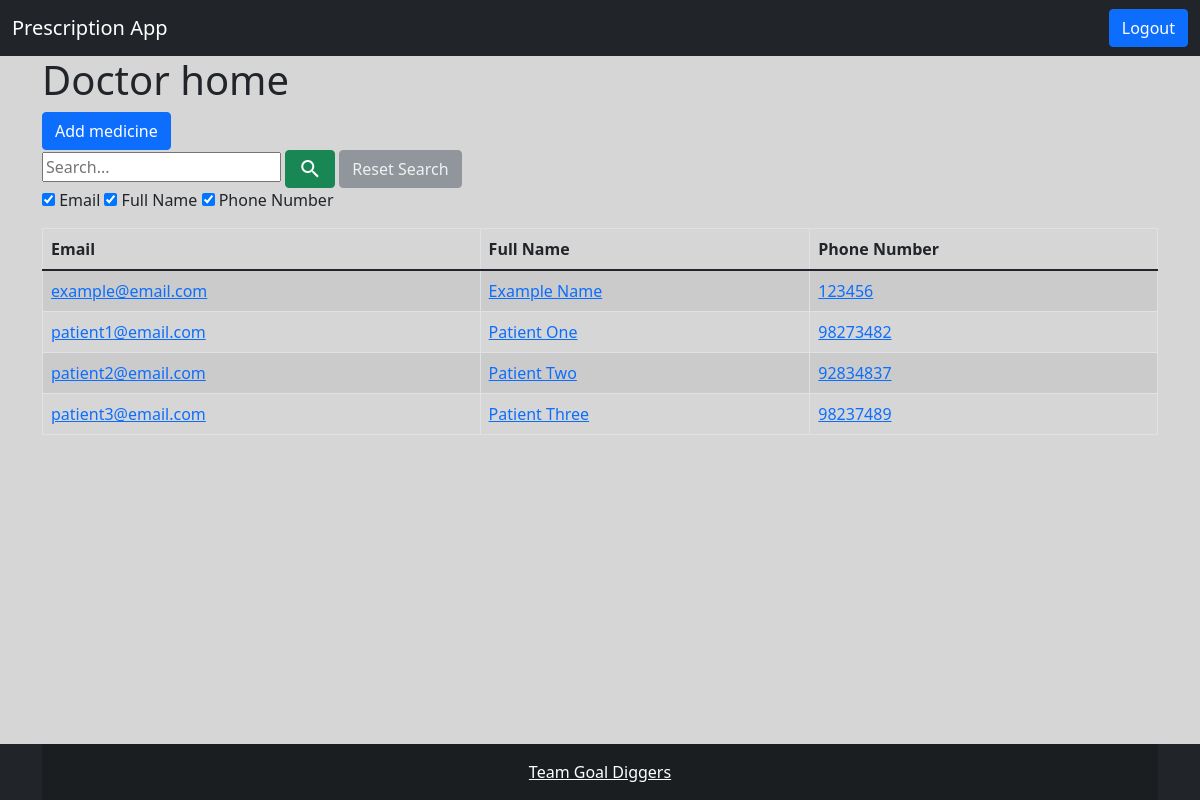
The app's page /home/doctor/ (signed in), older data.
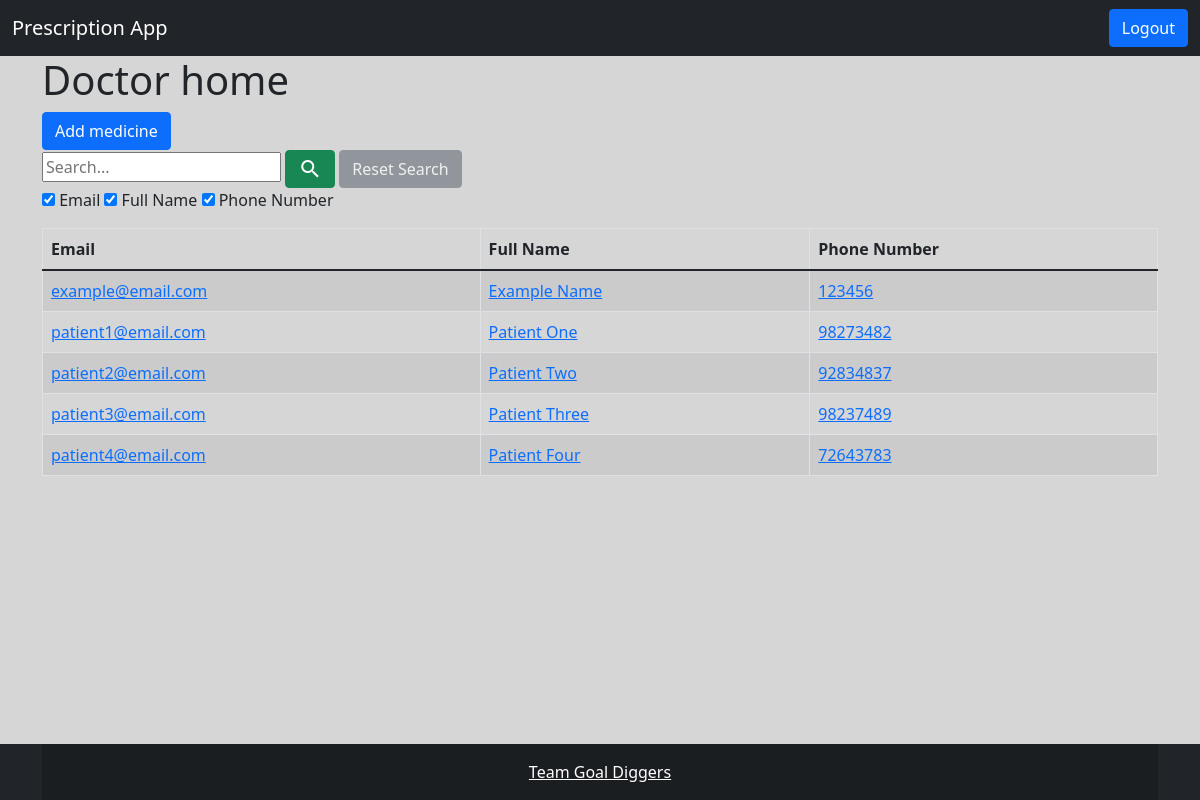
The same page, newer data.
### Accounts/models.py (models this page shows, shortened)
class CustomUser(AbstractBaseUser, PermissionsMixin):
    email = models.EmailField("email address", unique=True)
    is_staff = models.BooleanField(default=False)
    is_active = models.BooleanField(default=True)
    user_type = models.CharField(max_length=20, choices=USER_TYPES, default='patient')
    full_name = models.CharField(max_length=200)
    phone_number = models.CharField(max_length=10, unique=True)
    address = models.CharField(max_length=200)
    USERNAME_FIELD = "email"
    REQUIRED_FIELDS = []
    objects = CustomUserManager()
    class Meta:
        verbose_name = 'User'
        verbose_name_plural = 'Users'

### PrescriptionApp/views.py (the view)
# urls.py: path('home/doctor/', views.DoctorHome.as_view(), name='doctor_home'),
class DoctorHome(LoginRequiredMixin, TemplateView):
	login_url = '/login/'
	model = CustomUser
	template_name = 'doctor/doctor_home.html'
	def dispatch(self, request, *args, **kwargs):
		if request.user.is_authenticated:
			if request.user.user_type == 'doctor':
				print('user is doctor')
				return self.get(request, *args, **kwargs)
			else:
				return redirect('home')
		else:
			return redirect('Accounts:login')
	def get_context_data(self, **kwargs):
		context = super(DoctorHome, self).get_context_data(**kwargs)
		context['items'] = []
		all_results = CustomUser.objects.none()
		if self.request.GET.get('search_query'):
			search_query = self.request.GET.get('search_query')
			email_checkbox = self.request.GET.get('email_checkbox')
			full_name_checkbox = self.request.GET.get('full_name_checkbox')
			phone_number_checkbox = self.request.GET.get('phone_number_checkbox')
			if email_checkbox:
				all_results = all_results | CustomUser.objects.filter(email__icontains=search_query)
			if full_name_checkbox:
				all_results = all_results | CustomUser.objects.filter(full_name__icontains=search_query)
			if phone_number_checkbox:
				all_results = all_results | CustomUser.objects.filter(phone_number__icontains=search_query)
			all_results = all_results.filter(user_type='patient')
		else:
			all_results = CustomUser.objects.filter(user_type='patient')
		for result in all_results:
			context['items'].append([
				result.id,
				[
					result.email,
					result.full_name,
					result.phone_number,
				]
			])
		context['titles'] = [
			'Email',
			'Full Name',
			'Phone Number',
		]
		if self.request.GET.get('search_query'):
			context['search_query'] = self.request.GET.get('search_query')
			context['email_checkbox'] = self.request.GET.get('email_checkbox')
			context['full_name_checkbox'] = self.request.GET.get('full_name_checkbox')
			context['phone_number_checkbox'] = self.request.GET.get('phone_number_checkbox')
		else:
			context['search_query'] = False
			context['email_checkbox'] = True
			context['full_name_checkbox'] = True
			context['phone_number_checkbox'] = True
		return context

### templates/doctor/doctor_home.html (shortened to what this page needs)
{% extends 'home.html' %}
{% block content %}
  <div class="container">
    <h1>{{ request.user.user_type|title }} home</h1>
    <a href="{% url 'create_medicine' %}" class="btn btn-primary">Add medicine</a>
    <form class="site-form" action="" method="get">
      {% include "search_bar.html" %}
      <p>
        {% include 'search_checkbox.html' with checkbox_id='email_checkbox' is_checked=email_checkbox label='Email' %}
        {% include 'search_checkbox.html' with checkbox_id='full_name_checkbox' is_checked=full_name_checkbox label='Full Name' %}
        {% include 'search_checkbox.html' with checkbox_id='phone_number_checkbox' is_checked=phone_number_checkbox label='Phone Number' %}
      </p>
    </form>
    {% include 'data_table.html' with link='view_patient' %}
  </div>
{% endblock %}
{% block script %}
  {% load static %}
{% endblock %}

### templates/data_table.html
<div class="table-responsive">
  <table class="table table-striped table-bordered table-hover" id="user_table">
    <thead class="thead-dark">
      <tr>
        {% for title in titles %}
          <th scope="col" class="th-clickable">{{ title }}</th>
        {% endfor %}
      </tr>
    </thead>
    {% for item_id, item in items %}
      <tr>
        {% for data in item %}
          {% if link %}
            <td><a href="{% url link pk=item_id %}">{{ data }}</a></td>
          {% else %}
            <td>{{ data }}</td>
          {% endif %}
        {% endfor %}
      </tr>
      {% empty %}
      <tr>
        {% for _ in titles %}
          <td class="text-muted">Empty</td>
        {% endfor %}
      </tr>
    {% endfor %}
  </table>
</div>

Row changes from the older to the newer data that the page shows:
added CustomUser: item "patient4@email.com" "Patient Four" "72643783"
